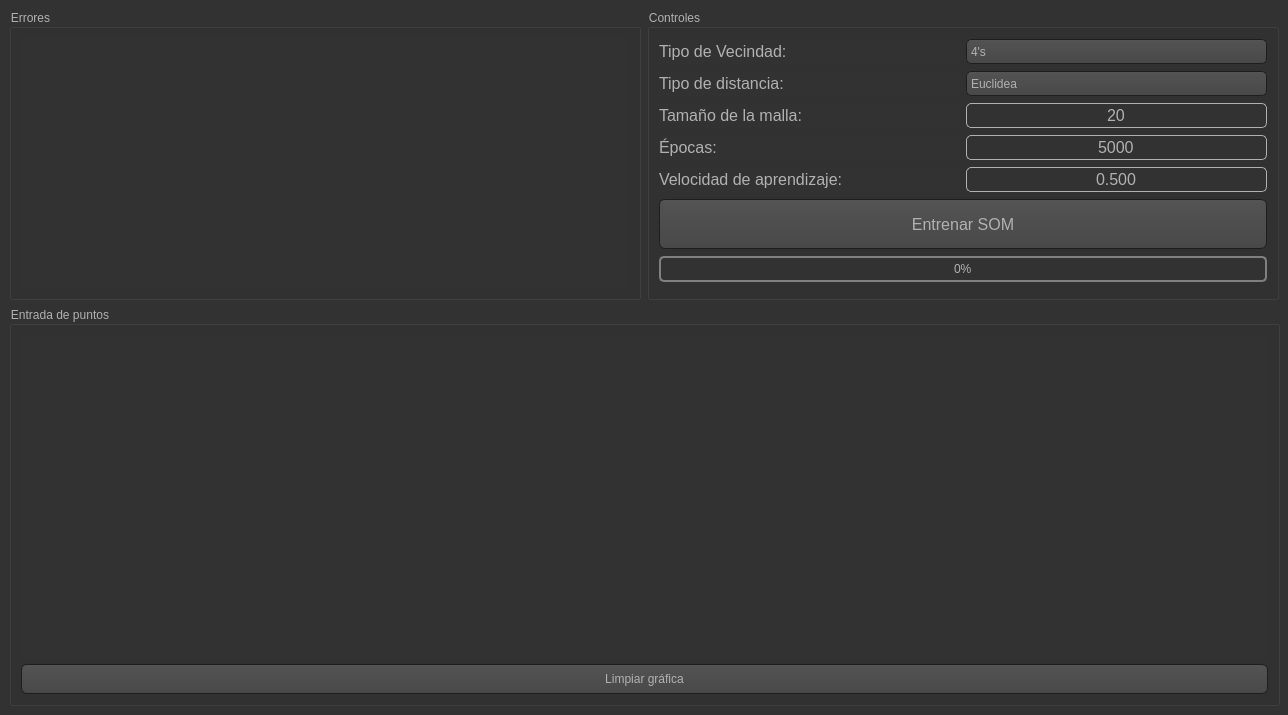
<?xml version="1.0" encoding="UTF-8"?>
<ui version="4.0">
 <class>MainWindow</class>
 <widget class="QMainWindow" name="MainWindow">
  <property name="enabled">
   <bool>true</bool>
  </property>
  <property name="geometry">
   <rect>
    <x>0</x>
    <y>0</y>
    <width>1288</width>
    <height>715</height>
   </rect>
  </property>
  <property name="minimumSize">
   <size>
    <width>1271</width>
    <height>657</height>
   </size>
  </property>
  <property name="maximumSize">
   <size>
    <width>16777215</width>
    <height>16777215</height>
   </size>
  </property>
  <property name="windowTitle">
   <string>MultiLayer Adaline</string>
  </property>
  <property name="windowIcon">
   <iconset resource="resources/resources.qrc">
    <normaloff>:/icons/icons/inteligencia-artificial.svg</normaloff>:/icons/icons/inteligencia-artificial.svg</iconset>
  </property>
  <property name="autoFillBackground">
   <bool>false</bool>
  </property>
  <property name="styleSheet">
   <string notr="true">QToolTip
{
     border: 1px solid black;
     background-color: #ffa02f;
     padding: 1px;
     border-radius: 3px;
     opacity: 100;
}

QWidget
{
    color: #b1b1b1;
    background-color: #323232;
}

QWidget:item:hover
{
    background-color: QLinearGradient( x1: 0, y1: 0, x2: 0, y2: 1, stop: 0 #ffa02f, stop: 1 #ca0619);
    color: #000000;
}

QWidget:item:selected
{
    background-color: QLinearGradient( x1: 0, y1: 0, x2: 0, y2: 1, stop: 0 #ffa02f, stop: 1 #d7801a);
}

QMenuBar::item
{
    background: transparent;
}

QMenuBar::item:selected
{
    background: transparent;
    border: 1px solid #ffaa00;
}

QMenuBar::item:pressed
{
    background: #444;
    border: 1px solid #000;
    background-color: QLinearGradient(
        x1:0, y1:0,
        x2:0, y2:1,
        stop:1 #212121,
        stop:0.4 #343434/*,
        stop:0.2 #343434,
        stop:0.1 #ffaa00*/
    );
    margin-bottom:-1px;
    padding-bottom:1px;
}

QMenu
{
    border: 1px solid #000;
}

QMenu::item
{
    padding: 2px 20px 2px 20px;
}

QMenu::item:selected
{
    color: #000000;
}

QWidget:disabled
{
    color: #404040;
    background-color: #323232;
}

QAbstractItemView
{
    background-color: QLinearGradient( x1: 0, y1: 0, x2: 0, y2: 1, stop: 0 #4d4d4d, stop: 0.1 #646464, stop: 1 #5d5d5d);
}

QWidget:focus
{
    /*border: 2px solid QLinearGradient( x1: 0, y1: 0, x2: 0, y2: 1, stop: 0 #ffa02f, stop: 1 #d7801a);*/
}

QLineEdit
{
    background-color: QLinearGradient( x1: 0, y1: 0, x2: 0, y2: 1, stop: 0 #4d4d4d, stop: 0 #646464, stop: 1 #5d5d5d);
    padding: 1px;
    border-style: solid;
    border: 1px solid #1e1e1e;
    border-radius: 5;
}

QPushButton
{
    color: #b1b1b1;
    background-color: QLinearGradient( x1: 0, y1: 0, x2: 0, y2: 1, stop: 0 #565656, stop: 0.1 #525252, stop: 0.5 #4e4e4e, stop: 0.9 #4a4a4a, stop: 1 #464646);
    border-width: 1px;
    border-color: #1e1e1e;
    border-style: solid;
    border-radius: 6;
    padding: 3px;
    font: 10pt &quot;MS Shell Dlg 2&quot;;
    padding-left: 5px;
    padding-right: 5px;
}

QPushButton:pressed
{
    background-color: QLinearGradient( x1: 0, y1: 0, x2: 0, y2: 1, stop: 0 #2d2d2d, stop: 0.1 #2b2b2b, stop: 0.5 #292929, stop: 0.9 #282828, stop: 1 #252525);
}

QComboBox
{
    selection-background-color: #ffaa00;
    background-color: QLinearGradient( x1: 0, y1: 0, x2: 0, y2: 1, stop: 0 #565656, stop: 0.1 #525252, stop: 0.5 #4e4e4e, stop: 0.9 #4a4a4a, stop: 1 #464646);
    border-style: solid;
    border: 1px solid #1e1e1e;
    border-radius: 5;
}

QComboBox:hover,QPushButton:hover
{
    border: 2px solid QLinearGradient( x1: 0, y1: 0, x2: 0, y2: 1, stop: 0 #ffa02f, stop: 1 #d7801a);
}


QComboBox:on
{
    padding-top: 3px;
    padding-left: 4px;
    background-color: QLinearGradient( x1: 0, y1: 0, x2: 0, y2: 1, stop: 0 #2d2d2d, stop: 0.1 #2b2b2b, stop: 0.5 #292929, stop: 0.9 #282828, stop: 1 #252525);
    selection-background-color: #ffaa00;
}

QComboBox QAbstractItemView
{
    border: 2px solid darkgray;
    selection-background-color: QLinearGradient( x1: 0, y1: 0, x2: 0, y2: 1, stop: 0 #ffa02f, stop: 1 #d7801a);
}

QComboBox::drop-down
{
     subcontrol-origin: padding;
     subcontrol-position: top right;
     width: 15px;

     border-left-width: 0px;
     border-left-color: darkgray;
     border-left-style: solid; /* just a single line */
     border-top-right-radius: 3px; /* same radius as the QComboBox */
     border-bottom-right-radius: 3px;
 }

QComboBox::down-arrow
{
     image: url(:images/down_arrow.png);
}

QGroupBox:focus
{
border: 2px solid QLinearGradient( x1: 0, y1: 0, x2: 0, y2: 1, stop: 0 #ffa02f, stop: 1 #d7801a);
}

QTextEdit:focus
{
    border: 2px solid QLinearGradient( x1: 0, y1: 0, x2: 0, y2: 1, stop: 0 #ffa02f, stop: 1 #d7801a);
}

QScrollBar:horizontal {
     border: 1px solid #222222;
     background: QLinearGradient( x1: 0, y1: 0, x2: 0, y2: 1, stop: 0.0 #121212, stop: 0.2 #282828, stop: 1 #484848);
     height: 7px;
     margin: 0px 16px 0 16px;
}

QScrollBar::handle:horizontal
{
      background: QLinearGradient( x1: 0, y1: 0, x2: 1, y2: 0, stop: 0 #ffa02f, stop: 0.5 #d7801a, stop: 1 #ffa02f);
      min-height: 20px;
      border-radius: 2px;
}

QScrollBar::add-line:horizontal {
      border: 1px solid #1b1b19;
      border-radius: 2px;
      background: QLinearGradient( x1: 0, y1: 0, x2: 1, y2: 0, stop: 0 #ffa02f, stop: 1 #d7801a);
      width: 14px;
      subcontrol-position: right;
      subcontrol-origin: margin;
}

QScrollBar::sub-line:horizontal {
      border: 1px solid #1b1b19;
      border-radius: 2px;
      background: QLinearGradient( x1: 0, y1: 0, x2: 1, y2: 0, stop: 0 #ffa02f, stop: 1 #d7801a);
      width: 14px;
     subcontrol-position: left;
     subcontrol-origin: margin;
}

QScrollBar::right-arrow:horizontal, QScrollBar::left-arrow:horizontal
{
      border: 1px solid black;
      width: 1px;
      height: 1px;
      background: white;
}

QScrollBar::add-page:horizontal, QScrollBar::sub-page:horizontal
{
      background: none;
}

QScrollBar:vertical
{
      background: QLinearGradient( x1: 0, y1: 0, x2: 1, y2: 0, stop: 0.0 #121212, stop: 0.2 #282828, stop: 1 #484848);
      width: 7px;
      margin: 16px 0 16px 0;
      border: 1px solid #222222;
}

QScrollBar::handle:vertical
{
      background: QLinearGradient( x1: 0, y1: 0, x2: 0, y2: 1, stop: 0 #ffa02f, stop: 0.5 #d7801a, stop: 1 #ffa02f);
      min-height: 20px;
      border-radius: 2px;
}

QScrollBar::add-line:vertical
{
      border: 1px solid #1b1b19;
      border-radius: 2px;
      background: QLinearGradient( x1: 0, y1: 0, x2: 0, y2: 1, stop: 0 #ffa02f, stop: 1 #d7801a);
      height: 14px;
      subcontrol-position: bottom;
      subcontrol-origin: margin;
}

QScrollBar::sub-line:vertical
{
      border: 1px solid #1b1b19;
      border-radius: 2px;
      background: QLinearGradient( x1: 0, y1: 0, x2: 0, y2: 1, stop: 0 #d7801a, stop: 1 #ffa02f);
      height: 14px;
      subcontrol-position: top;
      subcontrol-origin: margin;
}

QScrollBar::up-arrow:vertical, QScrollBar::down-arrow:vertical
{
      border: 1px solid black;
      width: 1px;
      height: 1px;
      background: white;
}


QScrollBar::add-page:vertical, QScrollBar::sub-page:vertical
{
      background: none;
}

QTextEdit
{
    background-color: #242424;
}

QPlainTextEdit
{
    background-color: #242424;
}

QHeaderView::section
{
    background-color: QLinearGradient(x1:0, y1:0, x2:0, y2:1, stop:0 #616161, stop: 0.5 #505050, stop: 0.6 #434343, stop:1 #656565);
    color: white;
    padding-left: 4px;
    border: 1px solid #6c6c6c;
}

QCheckBox:disabled
{
color: #414141;
}

QDockWidget::title
{
    text-align: center;
    spacing: 3px; /* spacing between items in the tool bar */
    background-color: QLinearGradient(x1:0, y1:0, x2:0, y2:1, stop:0 #323232, stop: 0.5 #242424, stop:1 #323232);
}

QDockWidget::close-button, QDockWidget::float-button
{
    text-align: center;
    spacing: 1px; /* spacing between items in the tool bar */
    background-color: QLinearGradient(x1:0, y1:0, x2:0, y2:1, stop:0 #323232, stop: 0.5 #242424, stop:1 #323232);
}

QDockWidget::close-button:hover, QDockWidget::float-button:hover
{
    background: #242424;
}

QDockWidget::close-button:pressed, QDockWidget::float-button:pressed
{
    padding: 1px -1px -1px 1px;
}

QMainWindow::separator
{
    background-color: QLinearGradient(x1:0, y1:0, x2:0, y2:1, stop:0 #161616, stop: 0.5 #151515, stop: 0.6 #212121, stop:1 #343434);
    color: white;
    padding-left: 4px;
    border: 1px solid #4c4c4c;
    spacing: 3px; /* spacing between items in the tool bar */
}

QMainWindow::separator:hover
{

    background-color: QLinearGradient(x1:0, y1:0, x2:0, y2:1, stop:0 #d7801a, stop:0.5 #b56c17 stop:1 #ffa02f);
    color: white;
    padding-left: 4px;
    border: 1px solid #6c6c6c;
    spacing: 3px; /* spacing between items in the tool bar */
}

QToolBar::handle
{
     spacing: 3px; /* spacing between items in the tool bar */
     background: url(:/images/handle.png);
}

QMenu::separator
{
    height: 2px;
    background-color: QLinearGradient(x1:0, y1:0, x2:0, y2:1, stop:0 #161616, stop: 0.5 #151515, stop: 0.6 #212121, stop:1 #343434);
    color: white;
    padding-left: 4px;
    margin-left: 10px;
    margin-right: 5px;
}

QProgressBar
{
    border: 2px solid grey;
    border-radius: 5px;
    text-align: center;
}

QProgressBar::chunk
{
    background-color: #d7801a;
    width: 2.15px;
    margin: 0.5px;
}

QTabBar::tab {
    color: #b1b1b1;
    border: 1px solid #444;
    border-bottom-style: none;
    background-color: #323232;
    padding-left: 10px;
    padding-right: 10px;
    padding-top: 3px;
    padding-bottom: 2px;
    margin-right: -1px;
}

QTabWidget::pane {
    border: 1px solid #444;
    top: 1px;
}

QTabBar::tab:last
{
    margin-right: 0; /* the last selected tab has nothing to overlap with on the right */
    border-top-right-radius: 3px;
}

QTabBar::tab:first:!selected
{
 margin-left: 0px; /* the last selected tab has nothing to overlap with on the right */


    border-top-left-radius: 3px;
}

QTabBar::tab:!selected
{
    color: #b1b1b1;
    border-bottom-style: solid;
    margin-top: 3px;
    background-color: QLinearGradient(x1:0, y1:0, x2:0, y2:1, stop:1 #212121, stop:.4 #343434);
}

QTabBar::tab:selected
{
    border-top-left-radius: 3px;
    border-top-right-radius: 3px;
    margin-bottom: 0px;
}

QTabBar::tab:!selected:hover
{
    /*border-top: 2px solid #ffaa00;
    padding-bottom: 3px;*/
    border-top-left-radius: 3px;
    border-top-right-radius: 3px;
    background-color: QLinearGradient(x1:0, y1:0, x2:0, y2:1, stop:1 #212121, stop:0.4 #343434, stop:0.2 #343434, stop:0.1 #ffaa00);
}

QRadioButton::indicator:checked, QRadioButton::indicator:unchecked{
    color: #b1b1b1;
    background-color: #323232;
    border: 1px solid #b1b1b1;
    border-radius: 6px;
}

QRadioButton::indicator:checked
{
    background-color: qradialgradient(
        cx: 0.5, cy: 0.5,
        fx: 0.5, fy: 0.5,
        radius: 1.0,
        stop: 0.25 #ffaa00,
        stop: 0.3 #323232
    );
}

QCheckBox::indicator{
    color: #b1b1b1;
    background-color: #323232;
    border: 1px solid #b1b1b1;
    width: 9px;
    height: 9px;
}

QRadioButton::indicator
{
    border-radius: 6px;
}

QRadioButton::indicator:hover, QCheckBox::indicator:hover
{
    border: 1px solid #ffaa00;
}

QCheckBox::indicator:checked
{
    image:url(:/images/checkbox.png);
}

QCheckBox::indicator:disabled, QRadioButton::indicator:disabled
{
    border: 1px solid #444;
}

QDoubleSpinBox, QSpinBox
{
	border: 1px solid #b1b1b1;
	background-color: #323232;
    border-radius: 5px;
}

QDoubleSpinBox:focus , QSpinBox:focus
{
	border: 2px solid #ffaa00;
	background-color: #4d4d4d;
}

QDoubleSpinBox:!focus:hover , QSpinBox:!focus:hover
{
	border: 1px solid #7e7e7e;
}

QPushButton:disabled
{
	color:rgb(98, 98, 98);
	border-radius:5px;
	border: 1px solid rgb(65, 65, 65);
	background-color: rgb(66, 66, 66);
}</string>
  </property>
  <widget class="QWidget" name="centralwidget">
   <property name="sizePolicy">
    <sizepolicy hsizetype="Preferred" vsizetype="Preferred">
     <horstretch>0</horstretch>
     <verstretch>0</verstretch>
    </sizepolicy>
   </property>
   <layout class="QGridLayout" name="gridLayout">
    <item row="0" column="1">
     <widget class="QGroupBox" name="control_box">
      <property name="minimumSize">
       <size>
        <width>632</width>
        <height>291</height>
       </size>
      </property>
      <property name="maximumSize">
       <size>
        <width>632</width>
        <height>16777215</height>
       </size>
      </property>
      <property name="title">
       <string>Controles</string>
      </property>
      <layout class="QGridLayout" name="gridLayout_5">
       <property name="sizeConstraint">
        <enum>QLayout::SetDefaultConstraint</enum>
       </property>
       <item row="2" column="0" colspan="2">
        <widget class="QLabel" name="label_2">
         <property name="font">
          <font>
           <pointsize>12</pointsize>
           <weight>50</weight>
           <bold>false</bold>
          </font>
         </property>
         <property name="toolTip">
          <string>&lt;html&gt;&lt;head/&gt;&lt;body&gt;&lt;p&gt;&lt;span style=&quot; font-size:9pt;&quot;&gt;Especifique el error mínimo.&lt;/span&gt;&lt;/p&gt;&lt;/body&gt;&lt;/html&gt;</string>
         </property>
         <property name="text">
          <string>Tamaño de la malla:</string>
         </property>
         <property name="alignment">
          <set>Qt::AlignLeading|Qt::AlignLeft|Qt::AlignVCenter</set>
         </property>
        </widget>
       </item>
       <item row="0" column="0" colspan="2">
        <widget class="QLabel" name="label">
         <property name="font">
          <font>
           <pointsize>12</pointsize>
           <weight>50</weight>
           <bold>false</bold>
          </font>
         </property>
         <property name="toolTip">
          <string>&lt;html&gt;&lt;head/&gt;&lt;body&gt;&lt;p&gt;Especifique el ratio de aprendizaje para el MLP.&lt;/p&gt;&lt;/body&gt;&lt;/html&gt;</string>
         </property>
         <property name="text">
          <string>Tipo de Vecindad:</string>
         </property>
         <property name="alignment">
          <set>Qt::AlignLeading|Qt::AlignLeft|Qt::AlignVCenter</set>
         </property>
        </widget>
       </item>
       <item row="2" column="2" colspan="2">
        <widget class="QSpinBox" name="inp_grid_size">
         <property name="minimumSize">
          <size>
           <width>0</width>
           <height>25</height>
          </size>
         </property>
         <property name="font">
          <font>
           <pointsize>12</pointsize>
          </font>
         </property>
         <property name="toolTip">
          <string>&lt;html&gt;&lt;head/&gt;&lt;body&gt;&lt;p&gt;Mínimo 3 y máximo 10 capas.&lt;/p&gt;&lt;/body&gt;&lt;/html&gt;</string>
         </property>
         <property name="frame">
          <bool>true</bool>
         </property>
         <property name="alignment">
          <set>Qt::AlignCenter</set>
         </property>
         <property name="buttonSymbols">
          <enum>QAbstractSpinBox::NoButtons</enum>
         </property>
         <property name="keyboardTracking">
          <bool>true</bool>
         </property>
         <property name="minimum">
          <number>2</number>
         </property>
         <property name="maximum">
          <number>40</number>
         </property>
         <property name="value">
          <number>20</number>
         </property>
        </widget>
       </item>
       <item row="0" column="2" colspan="2">
        <widget class="QComboBox" name="cbx_neighborhood">
         <property name="minimumSize">
          <size>
           <width>0</width>
           <height>25</height>
          </size>
         </property>
         <property name="layoutDirection">
          <enum>Qt::LeftToRight</enum>
         </property>
         <property name="editable">
          <bool>false</bool>
         </property>
         <property name="currentText">
          <string>4's</string>
         </property>
         <item>
          <property name="text">
           <string>4's</string>
          </property>
         </item>
         <item>
          <property name="text">
           <string>Estrella</string>
          </property>
         </item>
        </widget>
       </item>
       <item row="1" column="0" colspan="2">
        <widget class="QLabel" name="label_3">
         <property name="font">
          <font>
           <pointsize>12</pointsize>
           <weight>50</weight>
           <bold>false</bold>
          </font>
         </property>
         <property name="toolTip">
          <string>&lt;html&gt;&lt;head/&gt;&lt;body&gt;&lt;p&gt;&lt;span style=&quot; font-size:9pt;&quot;&gt;Especifique el número de épocas máximas.&lt;/span&gt;&lt;/p&gt;&lt;/body&gt;&lt;/html&gt;</string>
         </property>
         <property name="text">
          <string>Tipo de distancia:</string>
         </property>
         <property name="alignment">
          <set>Qt::AlignLeading|Qt::AlignLeft|Qt::AlignVCenter</set>
         </property>
        </widget>
       </item>
       <item row="1" column="2" colspan="2">
        <widget class="QComboBox" name="cbx_distance">
         <property name="minimumSize">
          <size>
           <width>0</width>
           <height>25</height>
          </size>
         </property>
         <property name="editable">
          <bool>false</bool>
         </property>
         <property name="currentText">
          <string>Euclidea</string>
         </property>
         <item>
          <property name="text">
           <string>Euclidea</string>
          </property>
         </item>
         <item>
          <property name="text">
           <string>Hamming</string>
          </property>
         </item>
         <item>
          <property name="text">
           <string>Manhattan</string>
          </property>
         </item>
        </widget>
       </item>
       <item row="3" column="0" colspan="2">
        <widget class="QLabel" name="label_4">
         <property name="font">
          <font>
           <pointsize>12</pointsize>
           <weight>50</weight>
           <bold>false</bold>
          </font>
         </property>
         <property name="toolTip">
          <string>&lt;html&gt;&lt;head/&gt;&lt;body&gt;&lt;p&gt;&lt;span style=&quot; font-size:9pt;&quot;&gt;Especifique el error mínimo.&lt;/span&gt;&lt;/p&gt;&lt;/body&gt;&lt;/html&gt;</string>
         </property>
         <property name="text">
          <string>Épocas:</string>
         </property>
         <property name="alignment">
          <set>Qt::AlignLeading|Qt::AlignLeft|Qt::AlignVCenter</set>
         </property>
        </widget>
       </item>
       <item row="3" column="2" colspan="2">
        <widget class="QSpinBox" name="inp_ephocs">
         <property name="minimumSize">
          <size>
           <width>0</width>
           <height>25</height>
          </size>
         </property>
         <property name="font">
          <font>
           <pointsize>12</pointsize>
          </font>
         </property>
         <property name="toolTip">
          <string>&lt;html&gt;&lt;head/&gt;&lt;body&gt;&lt;p&gt;Mínimo 3 y máximo 10 capas.&lt;/p&gt;&lt;/body&gt;&lt;/html&gt;</string>
         </property>
         <property name="frame">
          <bool>true</bool>
         </property>
         <property name="alignment">
          <set>Qt::AlignCenter</set>
         </property>
         <property name="buttonSymbols">
          <enum>QAbstractSpinBox::NoButtons</enum>
         </property>
         <property name="keyboardTracking">
          <bool>true</bool>
         </property>
         <property name="minimum">
          <number>1</number>
         </property>
         <property name="maximum">
          <number>99999999</number>
         </property>
         <property name="value">
          <number>5000</number>
         </property>
        </widget>
       </item>
       <item row="5" column="0" colspan="2">
        <widget class="QLabel" name="label_5">
         <property name="font">
          <font>
           <pointsize>12</pointsize>
           <weight>50</weight>
           <bold>false</bold>
          </font>
         </property>
         <property name="toolTip">
          <string>&lt;html&gt;&lt;head/&gt;&lt;body&gt;&lt;p&gt;&lt;span style=&quot; font-size:9pt;&quot;&gt;Especifique el error mínimo.&lt;/span&gt;&lt;/p&gt;&lt;/body&gt;&lt;/html&gt;</string>
         </property>
         <property name="text">
          <string>Velocidad de aprendizaje:</string>
         </property>
         <property name="alignment">
          <set>Qt::AlignLeading|Qt::AlignLeft|Qt::AlignVCenter</set>
         </property>
        </widget>
       </item>
       <item row="5" column="2" colspan="2">
        <widget class="QDoubleSpinBox" name="inp_learning_rate">
         <property name="minimumSize">
          <size>
           <width>0</width>
           <height>25</height>
          </size>
         </property>
         <property name="font">
          <font>
           <pointsize>12</pointsize>
          </font>
         </property>
         <property name="toolTip">
          <string>&lt;html&gt;&lt;head/&gt;&lt;body&gt;&lt;p&gt;Mínimo 3 y máximo 10 capas.&lt;/p&gt;&lt;/body&gt;&lt;/html&gt;</string>
         </property>
         <property name="frame">
          <bool>true</bool>
         </property>
         <property name="alignment">
          <set>Qt::AlignCenter</set>
         </property>
         <property name="buttonSymbols">
          <enum>QAbstractSpinBox::NoButtons</enum>
         </property>
         <property name="keyboardTracking">
          <bool>true</bool>
         </property>
         <property name="decimals">
          <number>3</number>
         </property>
         <property name="minimum">
          <double>0.001000000000000</double>
         </property>
         <property name="maximum">
          <double>0.990000000000000</double>
         </property>
         <property name="value">
          <double>0.500000000000000</double>
         </property>
        </widget>
       </item>
       <item row="6" column="0" colspan="4">
        <widget class="QPushButton" name="btn_train">
         <property name="enabled">
          <bool>true</bool>
         </property>
         <property name="minimumSize">
          <size>
           <width>0</width>
           <height>50</height>
          </size>
         </property>
         <property name="font">
          <font>
           <family>MS Shell Dlg 2</family>
           <pointsize>12</pointsize>
           <weight>50</weight>
           <italic>false</italic>
           <bold>false</bold>
          </font>
         </property>
         <property name="cursor">
          <cursorShape>OpenHandCursor</cursorShape>
         </property>
         <property name="toolTip">
          <string>&lt;html&gt;&lt;head/&gt;&lt;body&gt;&lt;p&gt;&lt;span style=&quot; font-size:10pt;&quot;&gt;Primero debe ingresar al menos 2 puntos de diferentes clases para activar el entrenamiento del MLP.&lt;/span&gt;&lt;/p&gt;&lt;/body&gt;&lt;/html&gt;</string>
         </property>
         <property name="styleSheet">
          <string notr="true">font: 12pt &quot;MS Shell Dlg 2&quot;;</string>
         </property>
         <property name="text">
          <string>Entrenar SOM</string>
         </property>
        </widget>
       </item>
       <item row="7" column="0" colspan="4">
        <widget class="QProgressBar" name="progressBar">
         <property name="value">
          <number>0</number>
         </property>
        </widget>
       </item>
      </layout>
     </widget>
    </item>
    <item row="0" column="0">
     <widget class="QGroupBox" name="error_box">
      <property name="minimumSize">
       <size>
        <width>632</width>
        <height>240</height>
       </size>
      </property>
      <property name="maximumSize">
       <size>
        <width>16777215</width>
        <height>300</height>
       </size>
      </property>
      <property name="title">
       <string>Errores</string>
      </property>
      <layout class="QGridLayout" name="gridLayout_3">
       <property name="sizeConstraint">
        <enum>QLayout::SetDefaultConstraint</enum>
       </property>
       <item row="0" column="0">
        <widget class="Error_Graph" name="error_graph" native="true">
         <property name="layoutDirection">
          <enum>Qt::LeftToRight</enum>
         </property>
        </widget>
       </item>
      </layout>
     </widget>
    </item>
    <item row="1" column="0" colspan="2">
     <widget class="QGroupBox" name="input_box">
      <property name="minimumSize">
       <size>
        <width>1271</width>
        <height>400</height>
       </size>
      </property>
      <property name="title">
       <string>Entrada de puntos</string>
      </property>
      <layout class="QGridLayout" name="gridLayout_4">
       <property name="sizeConstraint">
        <enum>QLayout::SetMaximumSize</enum>
       </property>
       <item row="1" column="0">
        <widget class="QPushButton" name="btn_clean_input_graph">
         <property name="minimumSize">
          <size>
           <width>0</width>
           <height>30</height>
          </size>
         </property>
         <property name="text">
          <string>Limpiar gráfica</string>
         </property>
        </widget>
       </item>
       <item row="0" column="0">
        <widget class="Points_Input" name="input_graph" native="true">
         <property name="layoutDirection">
          <enum>Qt::LeftToRight</enum>
         </property>
         <property name="styleSheet">
          <string notr="true">padding: 0px;</string>
         </property>
        </widget>
       </item>
      </layout>
     </widget>
    </item>
   </layout>
  </widget>
 </widget>
 <customwidgets>
  <customwidget>
   <class>Error_Graph</class>
   <extends>QWidget</extends>
   <header>UI/external_widgets/error_graph.h</header>
   <container>1</container>
  </customwidget>
  <customwidget>
   <class>Points_Input</class>
   <extends>QWidget</extends>
   <header>UI/external_widgets/points_input.h</header>
   <container>1</container>
  </customwidget>
 </customwidgets>
 <resources>
  <include location="resources/resources.qrc"/>
 </resources>
 <connections/>
</ui>
